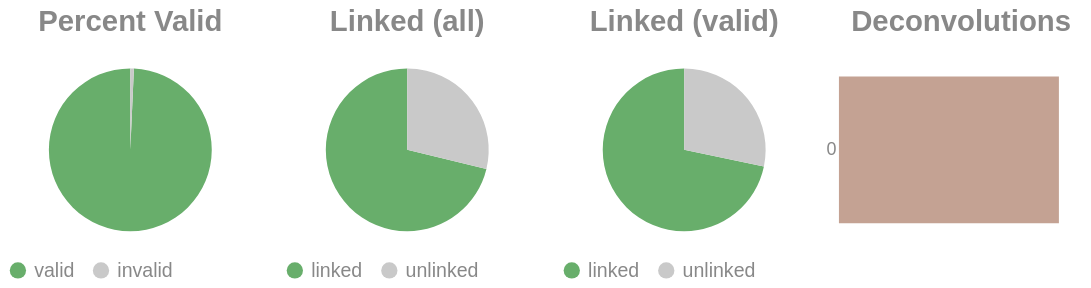

Write notebook code for a chart like this one.
### Code cell
if SKIPLR:
    pass
else:
    clash = Counter()
    for i in valids['molecule'].to_list():
        _mol = i.split("-")
        if len(_mol) == 1:
            clash.update('0')
        else:
            clash.update(_mol[-1])

    _d = {"deconvolutions": [], 'count': []}
    for k,v in clash.items():
        _d['deconvolutions'].append(k)
        _d['count'].append(v)

    tot_valid = valids['reads'].sum()
    mask = valids['reads'] >= 2
    n_linked_reads = valids.filter(mask)['reads'].sum()
    if n_linked_reads == 0:
        print_html("No linked molecules (>=2 reads) were detected; skipping linked-only distributions.")
        SKIPLR = True
    else:
        perc_valid = round(tot_valid / n_reads, 4)
        linked_perc_abs = round(n_linked_reads / n_reads, 4)
        linked_perc = round(n_linked_reads / tot_valid, 4)

    _valid = pl.DataFrame({"valids": ['valid', 'invalid'], "count": [tot_valid, n_reads - tot_valid]})
    _linked_abs = pl.DataFrame({"linked (absolute)": ['linked', 'unlinked'], "count": [n_linked_reads, n_reads - n_linked_reads]})
    _linked_rel = pl.DataFrame({"linked (valids)": ['linked', 'unlinked'], "count": [n_linked_reads, tot_valid - n_linked_reads]})

    (
        alt.hconcat(
            piechart(_valid, goodval = 'valid', title = "Percent Valid"),
            piechart(_linked_abs, goodval = "linked", title =  "Linked (all)"),
            piechart(_linked_rel, goodval = "linked", title =  "Linked (valid)"),
            convolutionbar(pl.DataFrame(_d), title = "Deconvolutions"),
            center = True,
            bounds = 'flush'
        )
        .resolve_scale(color='independent')
        .resolve_legend('independent')
        .properties(usermeta={'embedOptions': {"actions": False}})
    ).display()

### Figure 1 — Vega-Lite specification as saved in the notebook (floating-point values rounded to 4 significant figures)
{"width": "container", "height": 400, "config": {"title": {"anchor": "start", "dy": -15, "fontSize": 18, "color": "#888888", "subtitleColor": "#888888", "subtitleFontSize": 14}, "arc": {"fill": "#0072B2"}, "axis": {"domainColor": "#888888", "domainWidth": 0.5, "gridWidth": 0.2, "grid": false, "titleFontWeight": 400, "titleFontSize": 15, "labelFontSize": 11, "labelColor": "#888888", "tickColor": "#888888", "tickWidth": 0.2, "titleColor": "#888888"}, "axisBand": {"grid": false}, "axisX": {"grid": true, "tickSize": 10, "domainCap": "round"}, "axisY": {"domain": false, "grid": true, "tickSize": 0, "domainCap": "round"}, "background": "transparent", "header": {"labelFontSize": 15, "labelColor": "#888888", "titleFontSize": 15, "titleFontWeight": 600, "titleColor": "#888888"}, "legend": {"labelFont": "sans-serif", "labelFontSize": 12, "labelColor": "#888888", "symbolSize": 100, "symbolType": "circle", "titleFontSize": 12, "titlePadding": 10, "titleColor": "#888888", "title": null}, "range": {"category": ["#E69F00", "#56B4E9", "#009E73", "#F0E442", "#0072B2", "#D55E00", "#CC79A7", "#000000"], "diverging": ["#cfe8f3", "#a2d4ec", "#73bfe2", "#46abdb", "#1696d2", "#12719e"]}, "area": {"fill": "#0072B2", "fillOpacity": 0.7, "line": true, "strokeOpacity": 0.7}, "line": {"color": "#0072B2", "stroke": "#0072B2", "strokeWidth": 2}, "trail": {"color": "#0072B2", "stroke": "#0072B2", "strokeWidth": 0, "size": 1}, "point": {"filled": true, "fillOpacity": 1.0, "size": 95}, "text": {"color": "#888888", "fontSize": 11, "align": "right", "fontWeight": 400, "size": 11}, "bar": {"fill": "#0072B2", "stroke": null}, "view": {"stroke": null, "continuousWidth": 660, "continuousHeight": 400}}, "hconcat": [{"data": {"name": "data-05c70b6e86c9cefd97b795479fd20ae2"}, "mark": {"type": "arc"}, "encoding": {"color": {"field": "valids", "legend": {"orient": "bottom", "title": null}, "scale": {"domain": ["valid", "invalid"], "range": ["#68ae6b", "#C9C9C9"]}, "title": "Valids", "type": "nominal"}, "theta": {"field": "count", "type": "quantitative"}, "tooltip": [{"field": "valids", "title": "Valids", "type": "ordinal"}, {"field": "percent", "format": ".2%", "title": "Percent", "type": "quantitative"}, {"field": "count", "title": "Count", "type": "quantitative"}]}, "height": 100, "title": {"text": "Percent Valid", "align": "center", "anchor": "middle"}, "transform": [{"calculate": "datum.count / 15348099", "as": "percent"}], "width": 150}, {"data": {"name": "data-dc56d696fc44441f9c85cdc47ac4c605"}, "mark": {"type": "arc"}, "encoding": {"color": {"field": "linked (absolute)", "legend": {"orient": "bottom", "title": null}, "scale": {"domain": ["linked", "unlinked"], "range": ["#68ae6b", "#C9C9C9"]}, "title": "Linked (Absolute)", "type": "nominal"}, "theta": {"field": "count", "type": "quantitative"}, "tooltip": [{"field": "linked (absolute)", "title": "Linked (Absolute)", "type": "ordinal"}, {"field": "percent", "format": ".2%", "title": "Percent", "type": "quantitative"}, {"field": "count", "title": "Count", "type": "quantitative"}]}, "height": 100, "title": {"text": "Linked (all)", "align": "center", "anchor": "middle"}, "transform": [{"calculate": "datum.count / 15348099", "as": "percent"}], "width": 150}, {"data": {"name": "data-6fc2365a65cd3dbe08be78bff097c480"}, "mark": {"type": "arc"}, "encoding": {"color": {"field": "linked (valids)", "legend": {"orient": "bottom", "title": null}, "scale": {"domain": ["linked", "unlinked"], "range": ["#68ae6b", "#C9C9C9"]}, "title": "Linked (Valids)", "type": "nominal"}, "theta": {"field": "count", "type": "quantitative"}, "tooltip": [{"field": "linked (valids)", "title": "Linked (Valids)", "type": "ordinal"}, {"field": "percent", "format": ".2%", "title": "Percent", "type": "quantitative"}, {"field": "count", "title": "Count", "type": "quantitative"}]}, "height": 100, "title": {"text": "Linked (valid)", "align": "center", "anchor": "middle"}, "transform": [{"calculate": "datum.count / 15240188", "as": "percent"}], "width": 150}, {"data": {"name": "data-6b6d2e49b920090eeaa84ea3aa0d6ceb"}, "mark": {"type": "bar"}, "encoding": {"color": {"field": "deconvolutions", "legend": null, "scale": {"scheme": "lightgreyred"}, "type": "nominal"}, "tooltip": [{"field": "deconvolutions", "title": "Deconvolutions", "type": "ordinal"}, {"field": "percent", "format": ".2%", "title": "Percent", "type": "quantitative"}, {"field": "count", "title": "Count", "type": "quantitative"}], "x": {"axis": null, "field": "count", "type": "quantitative"}, "y": {"field": "deconvolutions", "sort": "ascending", "title": null, "type": "nominal"}}, "height": 100, "title": {"text": "Deconvolutions", "align": "center", "anchor": "middle"}, "transform": [{"calculate": "datum.count / 7201795", "as": "percent"}], "width": 150}], "bounds": "flush", "center": true, "resolve": {"legend": {"angle": "independent"}, "scale": {"color": "independent"}}, "usermeta": {"embedOptions": {"actions": false}}, "$schema": "https://vega.github.io/schema/vega-lite/v6.1.0.json", "datasets": {"data-05c70b6e86c9cefd97b795479fd20ae2": [{"valids": "valid", "count": 15240188}, {"valids": "invalid", "count": 107911}], "data-dc56d696fc44441f9c85cdc47ac4c605": [{"linked (absolute)": "linked", "count": 10931512}, {"linked (absolute)": "unlinked", "count": 4416587}], "data-6fc2365a65cd3dbe08be78bff097c480": [{"linked (valids)": "linked", "count": 10931512}, {"linked (valids)": "unlinked", "count": 4308676}], "data-6b6d2e49b920090eeaa84ea3aa0d6ceb": [{"deconvolutions": "0", "count": 7201795}]}}
